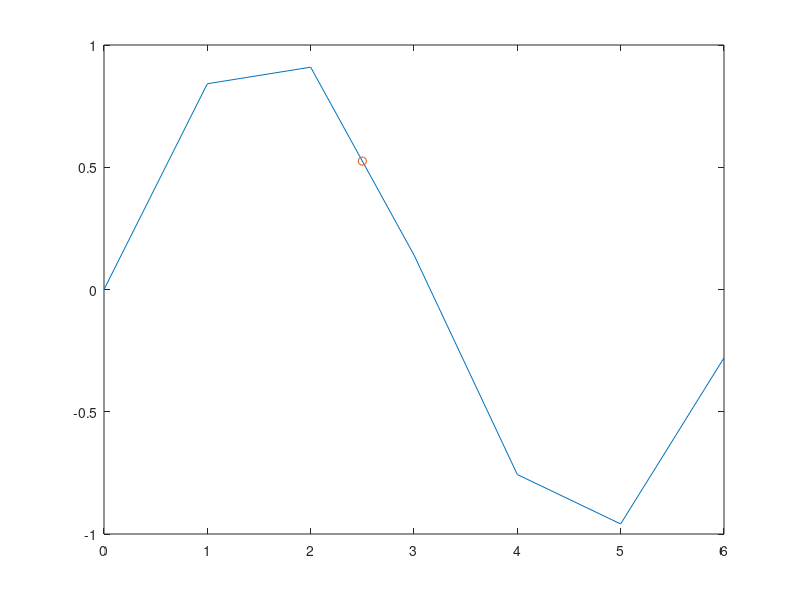

MATLAB code for this plot:
% Plot the curve corresponding to table1 using linear interpolation.
clc;
clear all;
close all;
dataX= 0:6
dataY= [0 0.8415 0.9093 0.1411 -0.7568 -0.9589 -0.2794]
x=2.5;
for i=1:length(dataX)-1
    if dataX(i)<=x && dataX(i+1)>=x
        x1=dataX(i);
         x2=dataX(i+1);
          y1=dataY(i);
           y2=dataY(i+1);
    end
end
y=(x-x2)*y1/(x1-x2)+(x-x1)*y2/(x2-x1);
plot(dataX,dataY)
hold on
plot(x,y,'o')